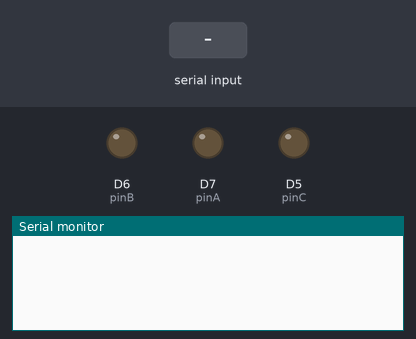
A sketch run on a simulated ESP8266 (NodeMCU). Shown: output pins drawn as LEDs (lit = HIGH), the last lines printed to the serial monitor. Inputs (shaded band) come from the test bench. EEPROM starts erased.

Above: at 1.2 s.
1.3 s: "ant:" received over Serial
At 3.5 s:
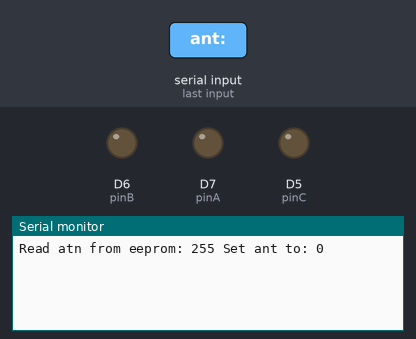
3.8 s: "get" received over Serial
At 5.7 s:
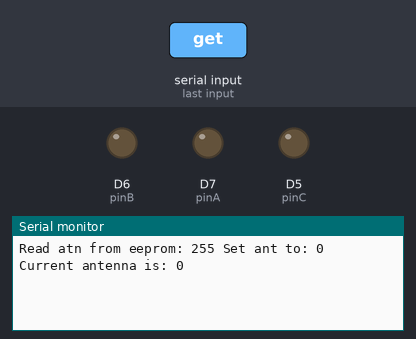

The sketch:

HMC253.ino
```cpp
//esptool -p /dev/ttyUSB0 write_flash 0x00000  PE4302_eeprom2.bin


// D7 -> A
// D6 -> B
// D5 -> C


#include <EEPROM.h>

#define pinC D5
#define pinB D6
#define pinA D7

String val = "";
String ant_s = "" ;
byte ant;
byte eeprom_ant;
void setup() {
 pinMode(pinA, OUTPUT);
 pinMode(pinB, OUTPUT);
 pinMode(pinC, OUTPUT);
 EEPROM.begin(1);
eeprom_ant = EEPROM.read(0);
set_pins(eeprom_ant);
Serial.begin(115200);
             }
void loop()
    {
  if (Serial.available() > 0)
    {
val = Serial.readString();
if (val.indexOf("ant:") != -1)
{
ant_s = val.substring(5,10);
ant = ant_s.toInt();
eeprom_ant = EEPROM.read(0);
Serial.print("Read atn from eeprom: ");
Serial.print(eeprom_ant);
Serial.print(" Set ant to: ");
Serial.println(ant);
set_pins(ant);
EEPROM.write(0, ant);
EEPROM.commit();
}
if (val.indexOf("get") != -1)
{
eeprom_ant = EEPROM.read(0);
Serial.print("Current antenna is: ");
Serial.println(eeprom_ant);
  }
    }
      }
void set_pins( byte argument)
//GPOC LOW
//GPOS HIGH
{
if (argument == 1)
{
GPOC = (1 << pinA);
GPOC = (1 << pinB);
GPOC = (1 << pinC);
}
if (argument == 2)
{
GPOS = (1 << pinA);
GPOC = (1 << pinB);
GPOC = (1 << pinC);
}
if (argument == 3)
{
GPOC = (1 << pinA);
GPOS = (1 << pinB);
GPOC = (1 << pinC);
}
if (argument == 4)
{
GPOS = (1 << pinA);
GPOS = (1 << pinB);
GPOC = (1 << pinC);
}
if (argument == 5)
{
GPOC = (1 << pinA);
GPOC = (1 << pinB);
GPOS = (1 << pinC);
}
if (argument == 6)
{
GPOS = (1 << pinA);
GPOC = (1 << pinB);
GPOS = (1 << pinC);
}
if (argument == 7)
{
GPOC = (1 << pinA);
GPOS = (1 << pinB);
GPOS = (1 << pinC);
}
if (argument == 8)
{
GPOS = (1 << pinA);
GPOS = (1 << pinB);
GPOS = (1 << pinC);
}
}
```

Measured:
- after the input at 1.3 s, the serial monitor: prints a new line after 1.0 s (image 1)
- after the input at 3.8 s, the serial monitor: prints a new line after 1.0 s (image 2)
